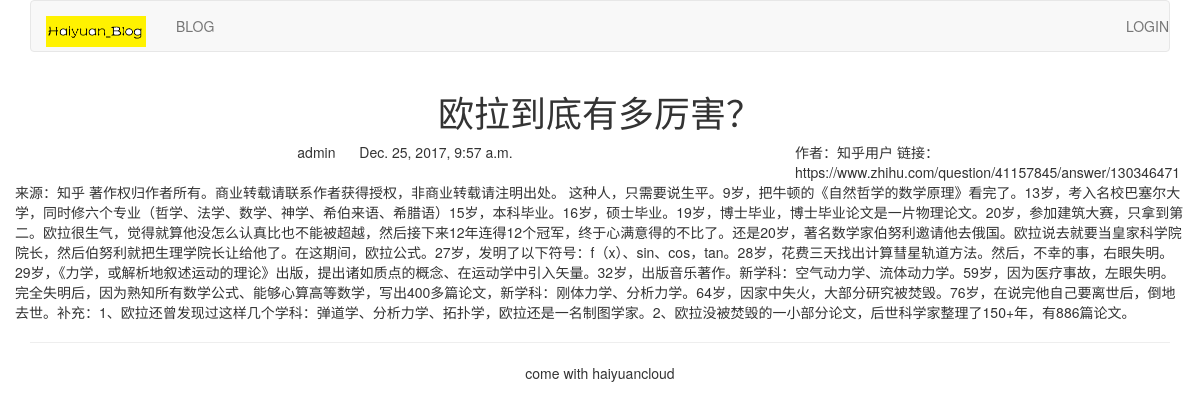
Screenshot of /blog_app/2/ with the database file from the repository.
### blog_app/models.py (models this page shows, shortened)
class BlogArticles(models.Model):
    title = models.CharField(max_length=300)
    author = models.ForeignKey(User, related_name='blog_posts')
    body = models.TextField()
    publish = models.DateTimeField(default=timezone.now)
    class Mata:
        ordering = ("-publish", )

### blog_app/views.py (the view)
# urls.py: url(r'(?P<article_id>\d)/$', views.blog_app_article, name='blog_app_detail')
def blog_app_article(request, article_id):
    article = get_object_or_404(BlogArticles, id=article_id)
    pub = article.publish
    return render(request, 'blog_app/content.html', {'article' : article, 'publish' : pub})

### templates/blog_app/content.html (shortened to what this page needs)
{% extends "base.html" %}
{% block content %}
<div class="row text-center vertical-middle-sm">
    <h1>{{ article.title }}</h1>
</div>
<div class="row">
    <div class="col-xs-12 col-md-8">
        <p class="text-center">
            <span>{{ article.author.username }}</span>
            <span style="margin-left:20px">{{ publish }}</span>
        </p>
    </div>
    <div>{{ article.body }}</div>
</div>
{% endblock %}

### rows the page displays
BlogArticles: title "欧拉到底有多厉害？", author.username "admin", publish "Dec. 25, 2017, 9:57 a.m.", body "作者：知乎用户 链接：https://www.zhihu.com/question/41157845/answer/130346471 来源：知乎 著作权归作者所有。商业转载请联系作者获得授权，非商业转载请注明出处。 这种人，只需要说生平。9岁，把牛顿的《自然哲学的数学原理》看完了。13岁，考入名校巴塞尔大学，同时修六个专业（哲学、法学、数学、神学、希伯来语、希腊语）15岁，本科毕业。16岁，硕士毕业。19岁，博士毕业，博士毕业论文是一片物理论文。20岁，参加建筑大赛，只拿到第二。欧拉很生气，觉得就算他没怎么认真比也不能被超越，然后接下来12年连得12个冠军，终于心满意得的不比了。还是20岁，著名数学家伯努利邀请他去俄国。欧拉说去就要当皇家科学院院长，然后伯努利就把生理学院长让给他了。在这期间，欧拉公式。27岁，发明了以下符号：f（x）、sin、cos，tan。28岁，花费三天找出计算彗星轨道方法。然后，不幸的事，右眼失明。29岁，《力学，或解析地叙述运动的理论》出版，提出诸如质点的概念、在运动学中引入矢量。32岁，出版音乐著作。新学科：空气动力学、流体动力学。59岁，因为医疗事故，左眼失明。完全失明后，因为熟知所有数学公式、能够心算高等数学，写出400多篇论文，新学科：刚体力学、分析力学。64岁，因家中失火，大部分研究被焚毁。76岁，在说完他自己要离世后，倒地去世。补充：1、欧拉还曾发现过这样几个学科：弹道学、分析力学、拓扑学，欧拉还是一名制图学家。2、欧拉没被焚毁的一小部分论文，后世科学家整理了150+年，有886篇论文。"
